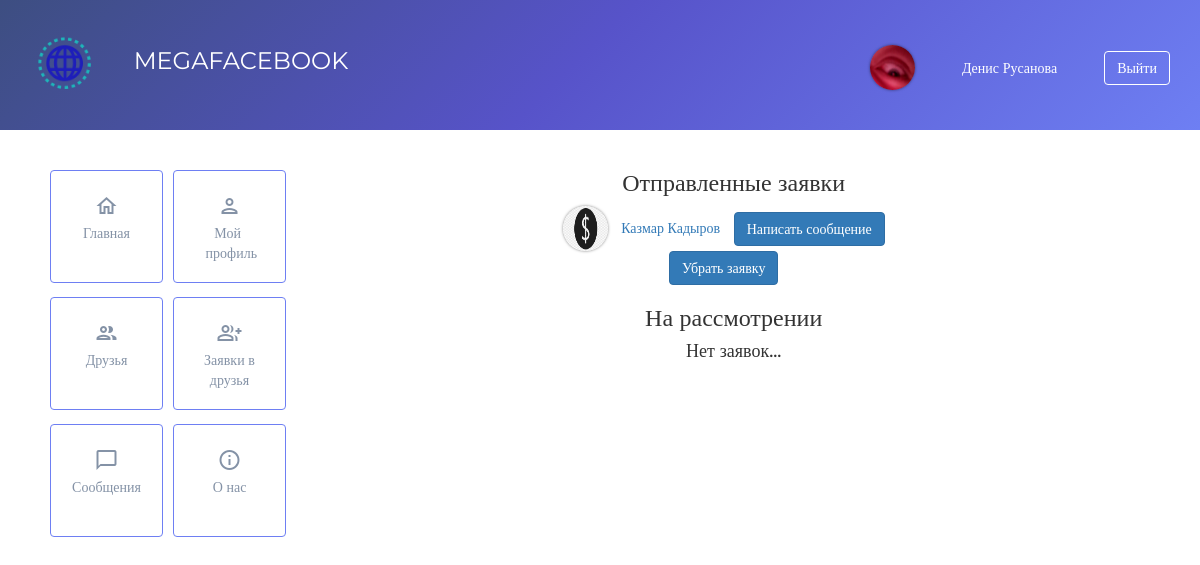
Screenshot of /requests (signed in) with the database file from the repository.
### data/users.py (models this page shows, shortened)
class User(SqlAlchemyBase, UserMixin, SerializerMixin):
    __tablename__ = 'users'
    id = sqlalchemy.Column(sqlalchemy.Integer,
                           primary_key=True, autoincrement=True)
    name = sqlalchemy.Column(sqlalchemy.String, nullable=True)
    surname = sqlalchemy.Column(sqlalchemy.String, nullable=True)
    photo = sqlalchemy.Column(sqlalchemy.String, nullable=True)
    email = sqlalchemy.Column(sqlalchemy.String,
                              index=True, unique=True, nullable=True)
    phone = sqlalchemy.Column(sqlalchemy.String, nullable=True, unique=True)
    birthday = sqlalchemy.Column(sqlalchemy.DateTime, nullable=True)
    city = sqlalchemy.Column(sqlalchemy.String, nullable=True)
    registration_date = sqlalchemy.Column(sqlalchemy.DateTime,
                                          default=datetime.datetime.now)
    hashed_password = sqlalchemy.Column(sqlalchemy.String, nullable=True)

### main.py (the view)
@app.route("/requests")
@login_required
def friend_requests():
    parameters['title'] = "MEGAFACEBOOK: Заявки в друзья"
    parameters['message'] = ""
    db_sess = db_session.create_session()
    request_from = db_sess.query(Friends).filter(
        Friends.to_user == current_user.id, Friends.accepted == False
    ).all()
    request_to = db_sess.query(Friends).filter(
        Friends.from_user == current_user.id, Friends.accepted == False
    ).all()
    requests_to_user = list()
    for i in request_to:
        requests_to_user.append(db_sess.query(User).filter(
            i.to_user == User.id).first())
    requests_from_user = list()
    for i in request_from:
        requests_from_user.append(db_sess.query(User).filter(
            i.from_user == User.id).first())
    parameters['requests_from'] = requests_from_user
    parameters['requests_to'] = requests_to_user
    return render_template("requests.html", **parameters)

### data/db_session.py (called while the page is built)
def create_session() -> Session:
    global __factory
    return __factory()

### main.py (called while the page is built)
@login_manager.user_loader
def load_user(user_id):
    db_sess = db_session.create_session()
    return db_sess.query(User).get(user_id)

### templates/requests.html (shortened to what this page needs)
{% extends "base.html" %}
{% block content %}
<div class="requests">
    <h3>Отправленные заявки</h3>
    <div id="all-requests-to">
        {% if requests_to %}
            {% for friend in requests_to %}
                <div id="content-1" class="gray-hover trans" style="margin-top: 10px">
                    <img class="header-avatar" style="margin-right: 10px" src="{{ url_for('static', filename='img/upload/'+ friend.photo) }}">
                    <a style="margin-right: 10px" href="/profiles/id{{ friend.id }}">{{ friend.name }} {{ friend.surname }}</a>
                    <a href="/messages/id{{ friend.id }}" class="btn btn-primary trans" style="margin-right: 20px"> Написать сообщение</a>
                    <a href="/delete_friend/id{{ friend.id }}" class="btn btn-primary trans" style="margin-right: 20px">Убрать заявку</a>
                    <br>
                </div>
            {% endfor %}
        {% else %}
            <h4>Нет заявок...</h4>
        {% endif %}
        </div>
    <h3>На рассмотрении</h3>
    <div id="all-requests-from">
        {% if requests_from %}
            {% for friend in requests_from %}
            <div id="content-2" class="gray-hover trans" style="margin-top: 10px">
                <img class="header-avatar" style="margin-right: 10px" src="{{ url_for('static', filename='img/upload/'+ friend.photo) }}">
                <a style="margin-right: 10px" href="/profiles/id{{ friend.id }}">{{ friend.name }} {{ friend.surname }}</a>
                <a href="/messages/id{{ friend.id }}" class="btn btn-primary trans" style="margin-right: 20px"> Написать сообщение</a>
                <a href="/delete_friend/id{{ friend.id }}" class="btn btn-primary trans" style="margin-right: 20px">Убрать заявку</a>
                <br>
            </div>
            {% endfor %}
        {% else %}
            <h4>Нет заявок...</h4>
        {% endif %}
        </div>
</div>
{% endblock %}

### templates/base.html (shortened to what this page needs)
<!DOCTYPE html>
<html lang="en">
    <head>
        <link rel="stylesheet" type="text/css" href="{{ url_for('static', filename='css/bootstrap.css') }}" />
        <link rel="stylesheet" type="text/css" href="{{ url_for('static', filename='css/style.css') }}" />
    </head>
    <header>
        <div class="header">
            <a href="/">
                <img src="{{ url_for('static', filename='img/logo-min.png') }}" class="text-start wh-130 inl-block">
                <span class="md-24 inl-block">MEGAFACEBOOK</span>
            </a>
            <div class="header-end">
                {% if current_user.is_authenticated %}
                <a href="/profiles/id{{ current_user.id }}"><img alt="avatar" class="header-avatar" src="{{ url_for('static', filename='img/upload/'+ current_user.photo) }}"></a>
                    <a href="/profiles/id{{ current_user.id }}">{{ current_user.name }} {{ current_user.surname }}</a>
                    <a class="btn transparently trans" href="/logout">
                        Выйти
                    </a>
                {% endif %}
            </div>
        </div>
    </header>
    <body>
        <div class="sidebar">
            <div class="main-buttons">
                {% for button in sidebar['sidebar'] %}
                    <a class="btn btn-sq-lg btn-primary-g trans" href="{{ button['url'] }}">
                        <div class="elements">
                            <span class="material-icons-outlined">{{ button['icon'] }}</span><br>
                            <span class="main-menu-text">{{ button['title'] }}</span>
                        </div>
                    </a>
                {% endfor %}
            </div>
        </div>
        <div class="main-wrap">
            {% block content %}
            {% endblock %}
        </div>
    </body>
</html>

### static/css/style.css (style rules this page uses)
body { font-family: 'Montserrat'; }
.header { display: block; width: 100%; color: #fff; background-image: linear-gradient(-225deg, #3D4E81 0%, #5753C9 48%, #6E7FF3 100%); border-color: #6E7FF3; }
.header a { text-decoration: none; color: #fff; }
.btn-primary-g { color: #fff; background-image: linear-gradient(-225deg, #3D4E81 0%, #5753C9 48%, #6E7FF3 100%); border-color: #6E7FF3; }
.md-24 { font-size: 24px; }
.wh-130 { width: 130px; height: 130px; }
.inl-block { display: inline-block; }
.sidebar { display: inline-block; margin-left: 40px; vertical-align: top; width: 250px; height: 150%; min-width: 250px; margin-right: 40px; margin-top: 40px; }
.sidebar a { text-align: center; width: 113px!important; height: 113px!important; float: left; background: transparent; color: #8492a6; margin: 0 0 14px 10px; }
.sidebar .elements { margin-top: 20%; }
.trans { transition: .3s; }
.main-wrap { margin-top: 20px; display: inline-block; text-align: center; text-decoration: none; width: calc(100% - 400px); }
.main-menu-text { white-space: pre-wrap; }
.header-end { display: flex; justify-content: space-between; align-items: center; flex-wrap: wrap; align-content: space-between; float: right; margin-top: 45px; margin-right: 30px; width: 300px; }
.transparently { background-color: #ffffff00; border-color: #ffffff; }
.header-avatar { max-width: 45px; max-height: 45px; min-width: 45px; overflow: hidden; height: 45px; width: auto; border-radius: 50px; box-shadow: 0 0 3px rgb(0 0 0 / 50%); }
.requests { width: 50%; margin-right: auto; margin-left: auto; }

### rows the page displays
User: photo (picture), name "Денис", surname "Русанова"
User: photo (picture), name "Казмар", surname "Кадыров"

### other values shown
{{ button['title'] }} "Главная" "Мой профиль" "Друзья" "Заявки в друзья" "Сообщения" "О нас"
